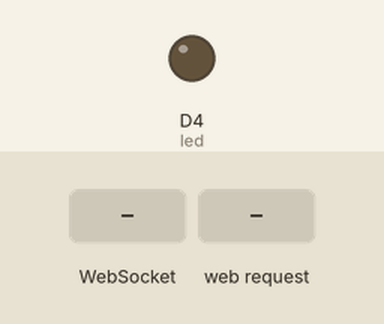
This sketch was run on a simulated ESP8266 (NodeMCU). Shown: output pins drawn as LEDs (lit = HIGH). The test bench sets the inputs (shaded band). WiFi joins after 1.5 s; servers stay silent unless stated; what the sketch prints to the serial monitor is not drawn.

Above: at 2.7 s.
2.8 s: WebSocket text "0" received
At 3.6 s:
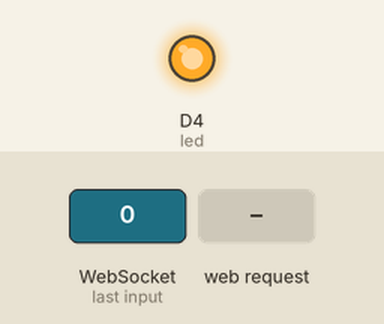
4.3 s: HTTP request GET /toggleLed?testo=1 received
At 4.8 s:
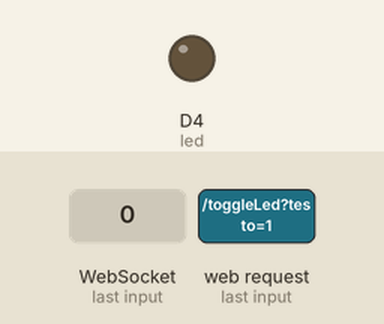
5.8 s: HTTP request GET /toggleLed?testo=false received
At 7.1 s:
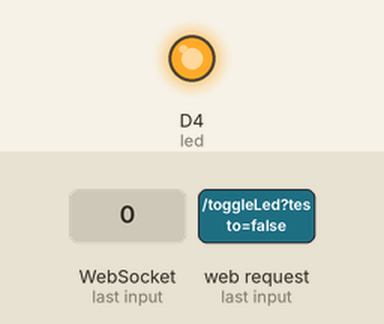
Timing chart, 0 to 8.8 s (numbered marks = the images above; inputs shaded):
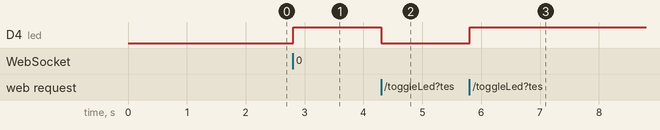

The sketch:

LedRemote.ino
```cpp
#include <ESPAsyncWebServer.h> // asyncwebserver library
#include <ESPAsyncTCP.h> // asynchTCP needed for asynchwebserver
#include <ESP8266WiFi.h> //wifi library, included into the esp8266 core
#include "index.h" //HTML webpage contents

//SSID and Password of your WiFi router
const char* ssid = "Inserisci-qui-lo-ssid";
const char* password = "Inserisci-qui-la-tua-password";

AsyncWebServer server(80); //Server on port 80
AsyncWebSocket ws("/ws"); //the websocket will listen on the same port of the webserver but redirected to ws

int led = D4; // the led variable in associated to the D4 pin wich also controls the ESP onboard led

//==============================================================
//                  WEB SOCKET EVENT AND NOT FOUND ROUTINE
//==============================================================


void onWsEvent(AsyncWebSocket * server, AsyncWebSocketClient * client, AwsEventType type, void * arg, uint8_t *data, size_t len) { // When a WebSocket message is received this happen
  if (type == WS_EVT_CONNECT) {
    //client connected
    os_printf("ws[%s][%u] connect\n", server->url(), client->id());
    client->printf("Hello Client %u :)", client->id());
    client->ping();
  } else if (type == WS_EVT_DISCONNECT) {
    //client disconnected
    os_printf("ws[%s][%u] disconnect: %u\n", server->url(), client->id());
  } else if (type == WS_EVT_ERROR) {
    //error was received from the other end
    os_printf("ws[%s][%u] error(%u): %s\n", server->url(), client->id(), *((uint16_t*)arg), (char*)data);
  } else if (type == WS_EVT_PONG) {
    //pong message was received (in response to a ping request maybe)
    os_printf("ws[%s][%u] pong[%u]: %s\n", server->url(), client->id(), len, (len) ? (char*)data : "");
  } else if (type == WS_EVT_DATA) { //this is the type wich correspond to the data, don't delete the above code
    char input;
    input = data[0]; // data in an array with a specified length defined by the len variable
    if (input == '0') {
      digitalWrite(led, HIGH);
    } else {
      digitalWrite(led, LOW);
    }
  }
}

void notFound(AsyncWebServerRequest *request) {
  request->send(404, "text/plain", "Not found");
}

void setup() {

  Serial.begin(115200);
  Serial.println();
  // Connect to WiFi network
  WiFi.mode(WIFI_STA);
  WiFi.begin(ssid, password);
  Serial.println("");

  // Wait for connection
  while (WiFi.status() != WL_CONNECTED) {
    delay(500);
    Serial.print(".");
  }
  Serial.println("");
  Serial.print("Connected to ");
  Serial.println(ssid);
  Serial.print("IP address: ");
  Serial.println(WiFi.localIP());
    server.on("/", HTTP_GET, [](AsyncWebServerRequest * request) { // this load the web page when you connect to the esp
      request->send_P(200, "text/html", MAIN_page); //Send web page
    });

    server.on("/toggleLed", HTTP_GET, [](AsyncWebServerRequest * request) { // led routing controller for the webserver
      String OTA = request->getParam("testo")->value();
      if (OTA.equals("false")) {
        digitalWrite(led, HIGH);
      } else {
        digitalWrite(led, LOW);
      }

    });

    ws.onEvent(onWsEvent); // the onWsEvent reference is added to the websocket library
    server.addHandler(&ws); // the webserver will handle also the websocket

    pinMode(led, OUTPUT); // setting the led pin as output
    server.onNotFound(notFound); // default not found routine added to the not found exception
    server.begin();

}

void loop() {
  // put your main code here, to run repeatedly:

}
```

index.h
```cpp
const char MAIN_page[] PROGMEM = R"=====(

<!DOCTYPE html>
<html>
<head>
<meta http-equiv="content-type" content="text/html; charset=ISO-8859-1">
    <title>ESP8266 LedRemote</title>
<meta name="viewport" content="width=device-width, initial-scale=1">
   <input type="checkbox" id="server" onclick="setLedWebServer()" checked>ToggleLedWebServer
   <br><br>
   <input type="checkbox" id="socket" onclick="setLedWebSocket()" checked>ToggleLedWebSocket


<script>
var connection = new WebSocket('ws://' + location.hostname + '/ws');
connection.onopen = function () {
};
connection.onerror = function (error) {
  console.log('WebSocket Error ', error);
};
connection.onmessage = function (e) {
  console.log('Server: ', e.data);
};
connection.onclose = function () {
  console.log('WebSocket connection closed');
};

function setLedWebSocket() {
  var number = document.getElementById("socket");
  var textToSend;
  if(number.checked){
    textToSend = '1';
  } else {
    textToSend = '0';
  }
  connection.send(textToSend);
}

function setLedWebServer(){
  var xhttp = new XMLHttpRequest();
  var number = document.getElementById("server");

    xhttp.open("GET", "toggleLed?testo="+number.checked.toString(), true);
  xhttp.send();
}

</script>
</body>
</html>

)=====";
```

Measured:
- after the input at 2.8 s, D4 (led): LOW → HIGH at once
- after the input at 4.3 s, D4 (led): HIGH → LOW at once
- after the input at 5.8 s, D4 (led): LOW → HIGH at once
